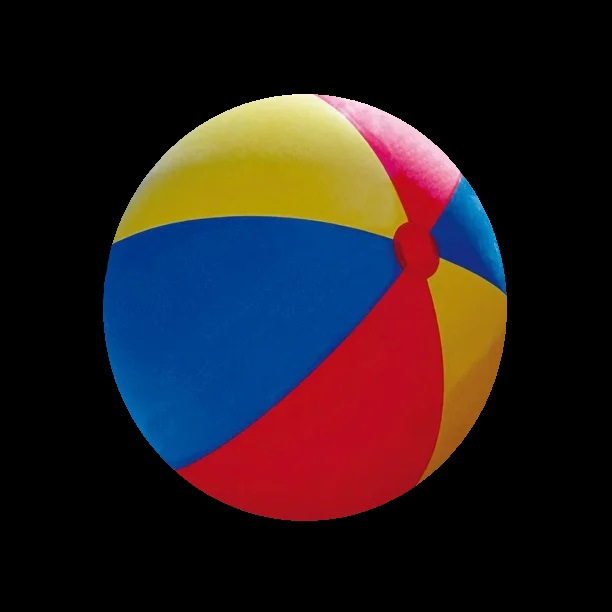
#> input picture nuevo/1 (1).jpg, 612 x 612 px, found by its file name; its folder holds only this picture in this run
$ python crearDataSet.py
#> lines starting #> are read from the running program, lines starting #| are printed output that depends on the picture; after the words box and inside, x2 and y2 are one past the last pixel; in counts of white or black regions, pixels touching at a corner belong together; long printed decimals are rounded
### src/procesar2.py
# funciones para procesar una imagen
#       - Transformar a grises
#       - Operaciones Morfologicas cierre  y umbralizacion

########################################################################

import cv2
from tkinter import Tk
import numpy as np
from tkinter.filedialog import askopenfilename
from vista import escalar_imagen

def procesar_una_imagen(ruta_imagen):

    #convertir imagen de color a escala de grises
    imagengray = cv2.imread(ruta_imagen, cv2.IMREAD_GRAYSCALE)

    # Aplicar filtro Gaussiano para suavizar la imagen
    imagen_suavizada = cv2.GaussianBlur(imagengray, (5, 5), 0)

    #umbralizar la imagen (Binaria)
    _, umbralizada = cv2.threshold(imagen_suavizada, 40, 255, cv2.THRESH_BINARY)

    # Aplicar operación morfologica de cierre para cerrar huecos
    kernel = np.ones((5, 5), np.uint8)
    umbralizada = cv2.morphologyEx(umbralizada, cv2.MORPH_CLOSE, kernel)

    # Mostrar la imagen umbralizada
    # cv2.namedWindow("Imagen umbralizada", cv2.WINDOW_AUTOSIZE)
    # cv2.imshow("Imagen umbralizada", escalar_imagen(umbralizada))
    print("Imagen Procesada")
    return umbralizada

### src/deteccion.py
#Deteccion de objetos con momentos de hu

########################################################################

import cv2
import numpy as np


def calcular_momentos_hu(contorno, imagen):
    # Calcular el momento de la imagen para el contorno
    momento = cv2.moments(contorno)

    # Extraer los momentos de Hu
    hu_momentos = cv2.HuMoments(momento).flatten()

    return hu_momentos

def detectar_objetos(imagen_binaria):
    # # Aplicar una operasion morfologica de cierre para eliminar ruido
    # kernel = np.ones((5, 5), np.uint8)
    # imagen_binaria = cv2.morphologyEx(imagen_binaria, cv2.MORPH_CLOSE, kernel)

    # Obtener los contornos de la imagen binaria
    contornos, _ = cv2.findContours(imagen_binaria, cv2.RETR_EXTERNAL, cv2.CHAIN_APPROX_SIMPLE)

    # Filtrar los contornos pequeños
    contornos_filtrados = [contorno for contorno in contornos if cv2.contourArea(contorno) > 500]
    return contornos_filtrados

### src/vista.py
# Mostrar la imagen en pantalla
# Escalado de la imagen y datos de caracteristicas en consola

########################################################################
import cv2
from tkinter import Tk
from tkinter.filedialog import askopenfilename
from deteccion import calcular_momentos_hu

# [18 lines left out: function escalar_imagen, not called in this run]

def mostrar_objetos_por_separado(imagen, contornos):
    # Vector de caracteristicas que contiene los momentos de Hu de cada objeto
    momentos_hu_totales = []

    # Mostrar informacion de los objetos en consola y calcular los momentos de Hu
    print(f"Se detectaron {len(contornos)} objetos.")

    for i, contorno in enumerate(contornos):
        #Obtener caracteristicas basicas del objeto
        x, y, w, h = cv2.boundingRect(contorno)
        area = cv2.contourArea(contorno)
        perimetro = cv2.arcLength(contorno, True)
        # Calcular los momentos de Hu para cada objeto
        hu_momentos = calcular_momentos_hu(contorno, imagen)

        # Imprimir informacion del objeto
        print(f"Objeto {i+1}:")
        print(f"  - Coordenadas: (x: {x}, y: {y})")
        print(f"  - Ancho: {w}, Alto: {h}")
        print(f"  - Área del objeto: {area}")
        print(f"  - Perímetro del objeto: {perimetro}")
        print(f"  - Momentos de Hu:")
        for j, hu in enumerate(hu_momentos):
            print(f"      Hu[{j+1}]: {hu}")
        print("\n")

        # Almacenar caracteristicas en un diccionario
        caracteristicas_objeto = {
            "coordenadas": (x, y),
            "ancho": w,
            "alto": h,
            "area": area,
            "perimetro": perimetro,
            "momentos_hu": hu_momentos.tolist()
        }
        momentos_hu_totales.append(caracteristicas_objeto)


    # Devolver el vector de caracteristicas con los momentos de Hu
    return momentos_hu_totales

### src/crearDataSet.py
#crear dataset esto a partir de manualmente dar el etiquetado final a todos los objetos y guardarlo en un csv

########################################################################

import os
import cv2
import pandas as pd
from leer import cargar_imagen
from procesar2 import procesar_una_imagen
from deteccion import detectar_objetos, calcular_momentos_hu
from vista import escalar_imagen, mostrar_objetos_por_separado

def procesar_y_etiquetar_imagen(ruta_imagen, etiquetas):
    imagen = cv2.imread(ruta_imagen, cv2.IMREAD_GRAYSCALE)
    imgProcesada = procesar_una_imagen(ruta_imagen)
    contornos = detectar_objetos(imgProcesada)
    momentos_hu_totales = mostrar_objetos_por_separado(imagen, contornos)

    datos = []
    for i, obj in enumerate(momentos_hu_totales):
        print(f"Objeto {i + 1}: {obj}")
        etiqueta_num = int(input("Introduce el número de la clase para este objeto: "))
        etiqueta = etiquetas[etiqueta_num]
        obj_data = {
            "Hu[1]": obj["momentos_hu"][0],
            "Hu[2]": obj["momentos_hu"][1],
            "Hu[3]": obj["momentos_hu"][2],
            "Hu[4]": obj["momentos_hu"][3],
            "Hu[5]": obj["momentos_hu"][4],
            "Hu[6]": obj["momentos_hu"][5],
            "Hu[7]": obj["momentos_hu"][6],
            "area": obj["area"],
            "perimetro": obj["perimetro"],
            "objeto": etiqueta,
            "imagen": ruta_imagen
        }
        datos.append(obj_data)

    return datos

def main():
    # Obtener la ruta actual y construir la ruta de las imagenes
    ruta_actual = os.getcwd()
    directorio_imagenes = "nuevo"
    ruta_img = os.path.join(ruta_actual, directorio_imagenes)

    etiquetas = {
        1: "cuchara",
        2: "tenedor",
        3: "cuchillo",
        4: "encendedor",
        5: "te",
        6: "otro"
    }

    todos_los_datos = []

    for archivo in os.listdir(ruta_img):
        if archivo.endswith(('.png', '.jpg', '.jpeg')):
            ruta_imagen = os.path.join(ruta_img, archivo)
            print(f"Procesando {ruta_imagen}...")
            datos_imagen = procesar_y_etiquetar_imagen(ruta_imagen, etiquetas)
#> in procesar_y_etiquetar_imagen, `imagen = cv2.imread(ruta_imagen, cv2.IMREAD_GRAYSCALE)`:
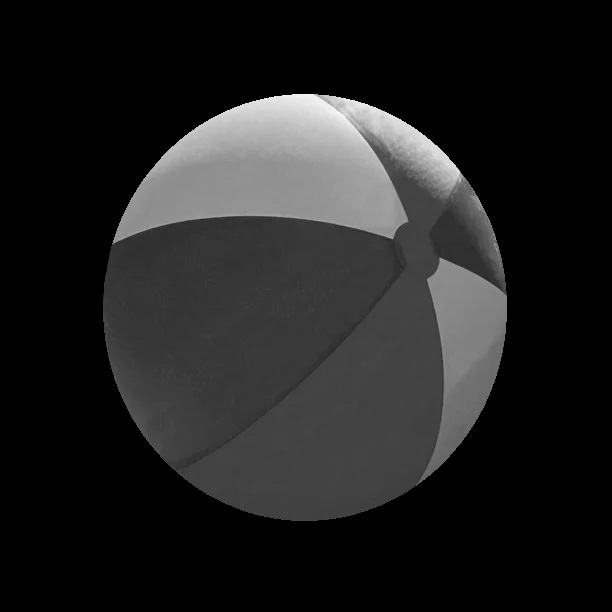
#> imagen: shape (612, 612); min 0, max 250, mean 32.6
#> in procesar_una_imagen, `_, umbralizada = cv2.threshold(imagen_suavizada, 40, 255, cv2.THRESH_B..`:
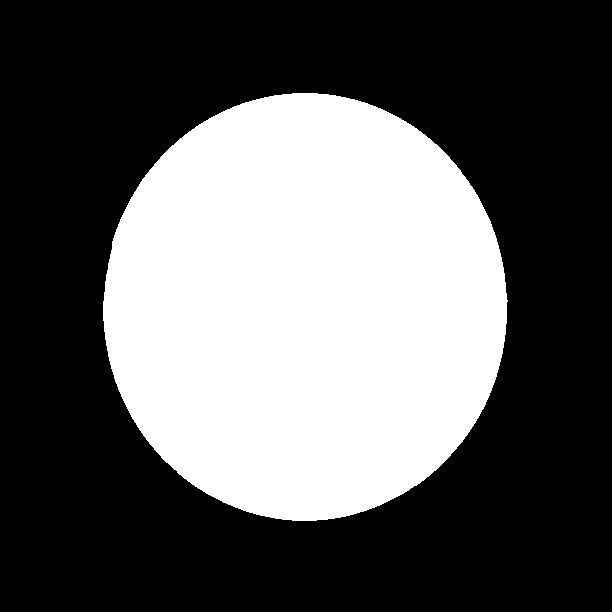
#> umbralizada: shape (612, 612); 36.3% white; 1 white region
#> in detectar_objetos, `contornos, _ = cv2.findContours(imagen_binaria, cv2.RETR_EXTERNAL, cv2..`: contornos = 1 contour; box (x1, y1, x2, y2) and area: (103, 93, 508, 521) 135190
#> in detectar_objetos, `contornos_filtrados = [contorno for contorno in contornos if cv2.conto..`: contornos_filtrados has the same summary as contornos
#| Se detectaron 1 objetos.
#> the loop in mostrar_objetos_por_separado, `for i, contorno in enumerate(contornos):` made 1 pass
#> (x, y, w, h, area, perimetro) on pass 1: (103, 93, 405, 428, 135190.5, 1377.9)
#| Objeto 1:
#|   - Coordenadas: (x: 103, y: 93)
#|   - Ancho: 405, Alto: 428
#|   - Área del objeto: 135190.5
#|   - Perímetro del objeto: 1377.894
#|   - Momentos de Hu:
#|       Hu[1]: 0.1594
#|       Hu[2]: 8.355968188871181e-05
#|       Hu[3]: 1.5767780796292857e-08
#|       Hu[4]: 1.4533094358851771e-11
#> (further printed lines are left out)
#> after the loop in mostrar_objetos_por_separado, `for i, contorno in enumerate(contornos):`: momentos_hu_totales = 1 item
#> the loop in procesar_y_etiquetar_imagen, `for i, obj in enumerate(momentos_hu_totales):` made 1 pass; the answer given on pass 1: 3
#> (etiqueta_num, etiqueta) on pass 1: (3, 'cuchillo')
#> (printed output is left out)
#> datos_imagen = 1 item
            todos_los_datos.extend(datos_imagen)

    # Guardar los datos en un archivo CSV
    df = pd.DataFrame(todos_los_datos)
#> df = table of 1 rows and 11 columns
    df.to_csv('dataset.csv', index=False)
    print("Datos guardados en dataset_objetos.csv")

main()

$ run again, on nuevo/flor-fotografia-fondo-oscuro.jpg
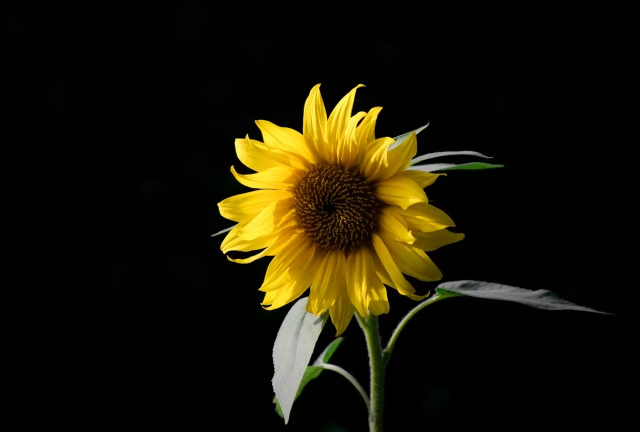
#> input picture nuevo/flor-fotografia-fondo-oscuro.jpg, 1280 x 863 px, found by its file name (shown at 1/2 size)
#> in procesar_una_imagen, `_, umbralizada = cv2.threshold(imagen_suavizada, 40, 255, cv2.THRESH_B..`:
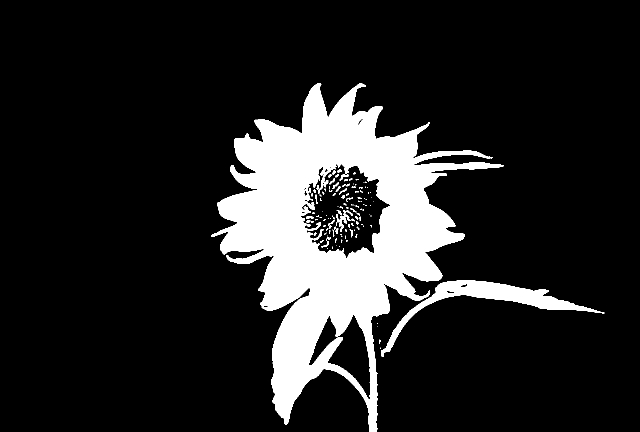
#> umbralizada: shape (863, 1280) (shown at 1/2 size); 14.6% white; 130 white regions (86 under 20 px), largest, box (x1, y1, x2, y2) and area: (422, 166, 1008, 863) 148265, (762, 560, 1209, 714) 10225, (672, 420, 701, 464) 371
#> in procesar_una_imagen, `umbralizada = cv2.morphologyEx(umbralizada, cv2.MORPH_CLOSE, kernel)`:
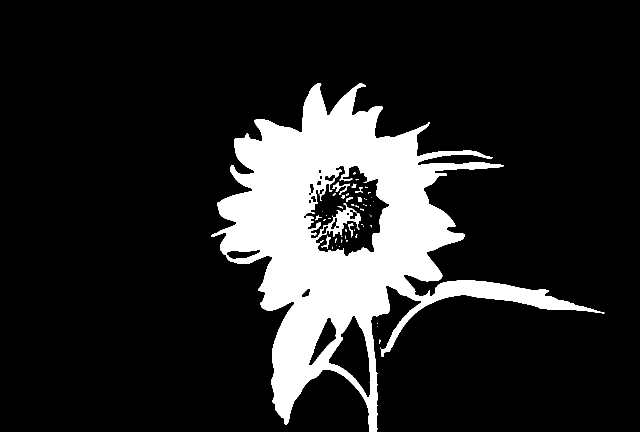
#> umbralizada: shape (863, 1280) (shown at 1/2 size); 14.9% white; 53 white regions (41 under 20 px)
#> in detectar_objetos, `contornos, _ = cv2.findContours(imagen_binaria, cv2.RETR_EXTERNAL, cv2..`: contornos = 5 contours, 4 with area under 20; largest, box (x1, y1, x2, y2) and area: (422, 166, 1209, 863) 187660
#> contornos_filtrados = 1 contour; box (x1, y1, x2, y2) and area: (422, 166, 1209, 863) 187660
#> in procesar_y_etiquetar_imagen, `contornos = detectar_objetos(imgProcesada)`: contornos has the same summary as contornos_filtrados in detectar_objetos
#| Se detectaron 1 objetos.
#> the loop in mostrar_objetos_por_separado, `for i, contorno in enumerate(contornos):` made 1 pass
#> (x, y, w, h, area, perimetro) on pass 1: (422, 166, 787, 697, 187660.5, 5225.3)
#> (printed output is left out)
#> after the loop in mostrar_objetos_por_separado, `for i, contorno in enumerate(contornos):`: momentos_hu_totales = 1 item
#> the loop in procesar_y_etiquetar_imagen, `for i, obj in enumerate(momentos_hu_totales):` made 1 pass; the answer given on pass 1: 3
#> (etiqueta_num, etiqueta) on pass 1: (3, 'cuchillo')
#> (printed output is left out)
#> df = table of 1 rows and 11 columns

$ run again, on nuevo/flor.jpg
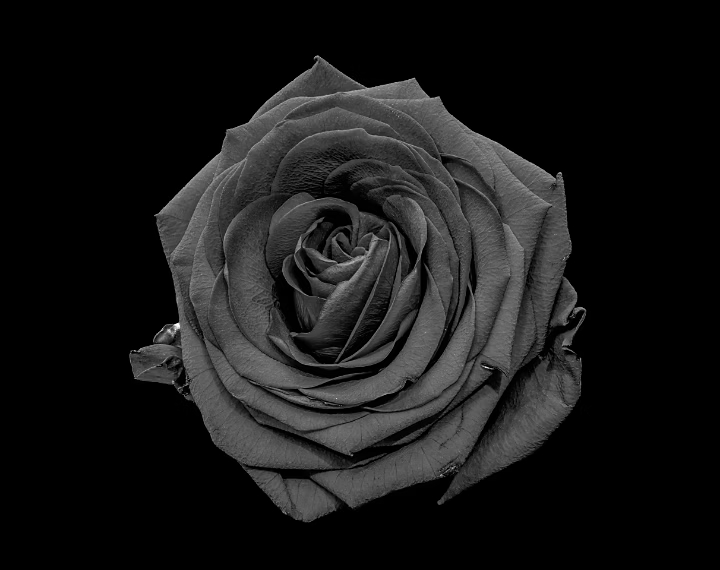
#> input picture nuevo/flor.jpg, 720 x 570 px, found by its file name
#> in procesar_y_etiquetar_imagen, imagen is the input picture: shape (570, 720); min 0, max 255, mean 23.5
#> in procesar_una_imagen, `_, umbralizada = cv2.threshold(imagen_suavizada, 40, 255, cv2.THRESH_B..`:
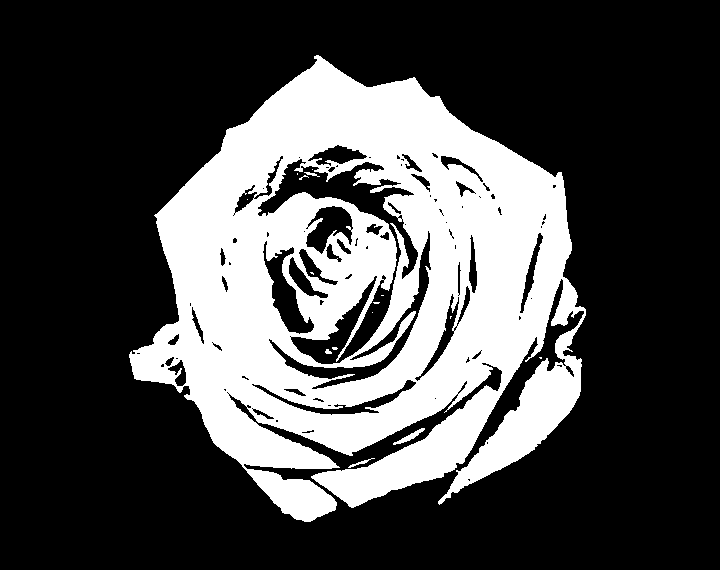
#> umbralizada: shape (570, 720); 28.9% white; 16 white regions (11 under 20 px), largest, box (x1, y1, x2, y2) and area: (129, 55, 586, 522) 118242, (393, 428, 425, 445) 144, (348, 458, 375, 468) 58, (304, 172, 320, 177) 33, (325, 349, 332, 354) 25
#> in procesar_una_imagen, `umbralizada = cv2.morphologyEx(umbralizada, cv2.MORPH_CLOSE, kernel)`:
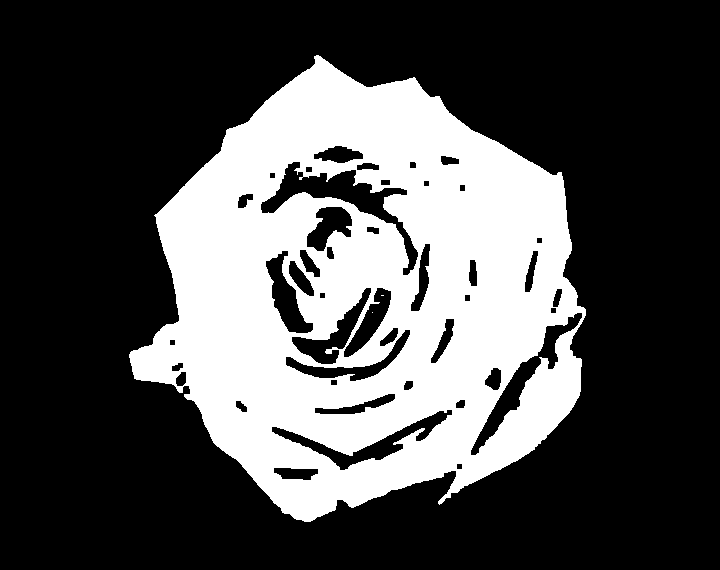
#> umbralizada: shape (570, 720); 30.4% white; 3 white regions (2 under 20 px)
#> in detectar_objetos, `contornos, _ = cv2.findContours(imagen_binaria, cv2.RETR_EXTERNAL, cv2..`: contornos = 1 contour; box (x1, y1, x2, y2) and area: (129, 55, 586, 522) 143958
#> contornos_filtrados has the same summary as contornos
#| Se detectaron 1 objetos.
#> the loop in mostrar_objetos_por_separado, `for i, contorno in enumerate(contornos):` made 1 pass
#> (x, y, w, h, area, perimetro) on pass 1: (129, 55, 457, 467, 143957.5, 1731.5)
#> (printed output is left out)
#> after the loop in mostrar_objetos_por_separado, `for i, contorno in enumerate(contornos):`: momentos_hu_totales = 1 item
#> the loop in procesar_y_etiquetar_imagen, `for i, obj in enumerate(momentos_hu_totales):` made 1 pass; the answer given on pass 1: 3
#> (etiqueta_num, etiqueta) on pass 1: (3, 'cuchillo')
#> (printed output is left out)
#> df = table of 1 rows and 11 columns

$ run again, on nuevo/lobo.jpg
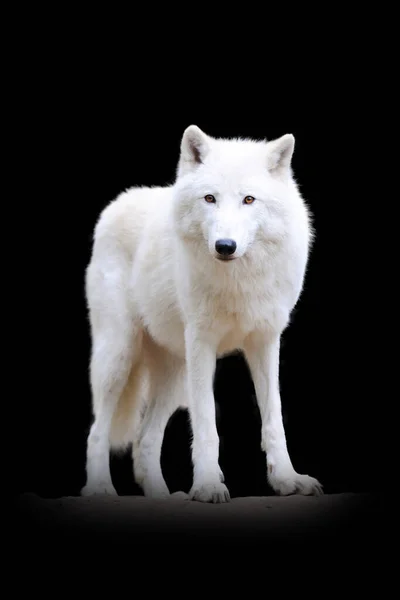
#> input picture nuevo/lobo.jpg, 400 x 600 px, found by its file name
#> in procesar_una_imagen, `_, umbralizada = cv2.threshold(imagen_suavizada, 40, 255, cv2.THRESH_B..`:
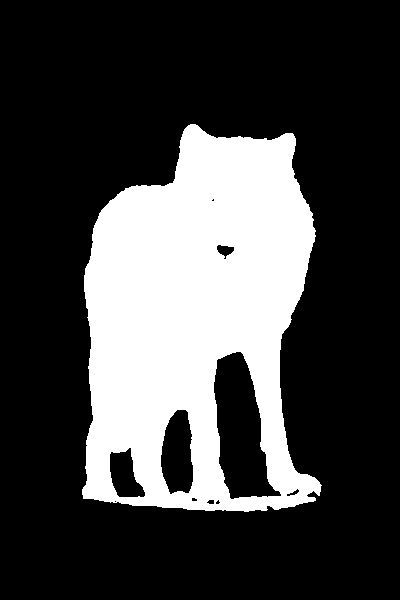
#> umbralizada: shape (600, 400); 26.2% white; 1 white region, box (x1, y1, x2, y2) and area: (82, 124, 322, 512) 62956
#> in procesar_una_imagen, `umbralizada = cv2.morphologyEx(umbralizada, cv2.MORPH_CLOSE, kernel)`:
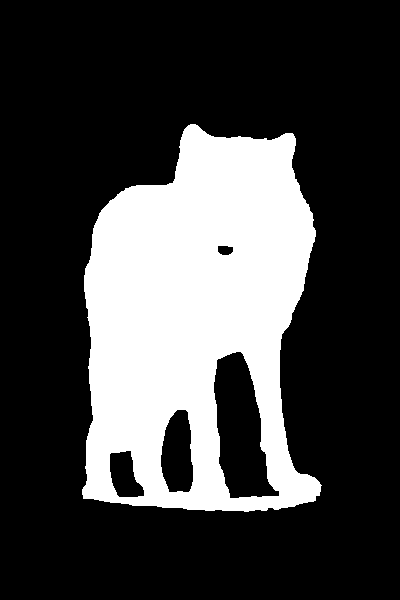
#> umbralizada: shape (600, 400); 26.3% white; 1 white region
#> in detectar_objetos, `contornos, _ = cv2.findContours(imagen_binaria, cv2.RETR_EXTERNAL, cv2..`: contornos = 1 contour; box (x1, y1, x2, y2) and area: (82, 124, 322, 512) 71703
#> contornos_filtrados has the same summary as contornos
#| Se detectaron 1 objetos.
#> the loop in mostrar_objetos_por_separado, `for i, contorno in enumerate(contornos):` made 1 pass
#> (x, y, w, h, area, perimetro) on pass 1: (82, 124, 240, 388, 71703, 1246.4)
#> (printed output is left out)
#> after the loop in mostrar_objetos_por_separado, `for i, contorno in enumerate(contornos):`: momentos_hu_totales = 1 item
#> the loop in procesar_y_etiquetar_imagen, `for i, obj in enumerate(momentos_hu_totales):` made 1 pass; the answer given on pass 1: 3
#> (etiqueta_num, etiqueta) on pass 1: (3, 'cuchillo')
#> (printed output is left out)
#> df = table of 1 rows and 11 columns
